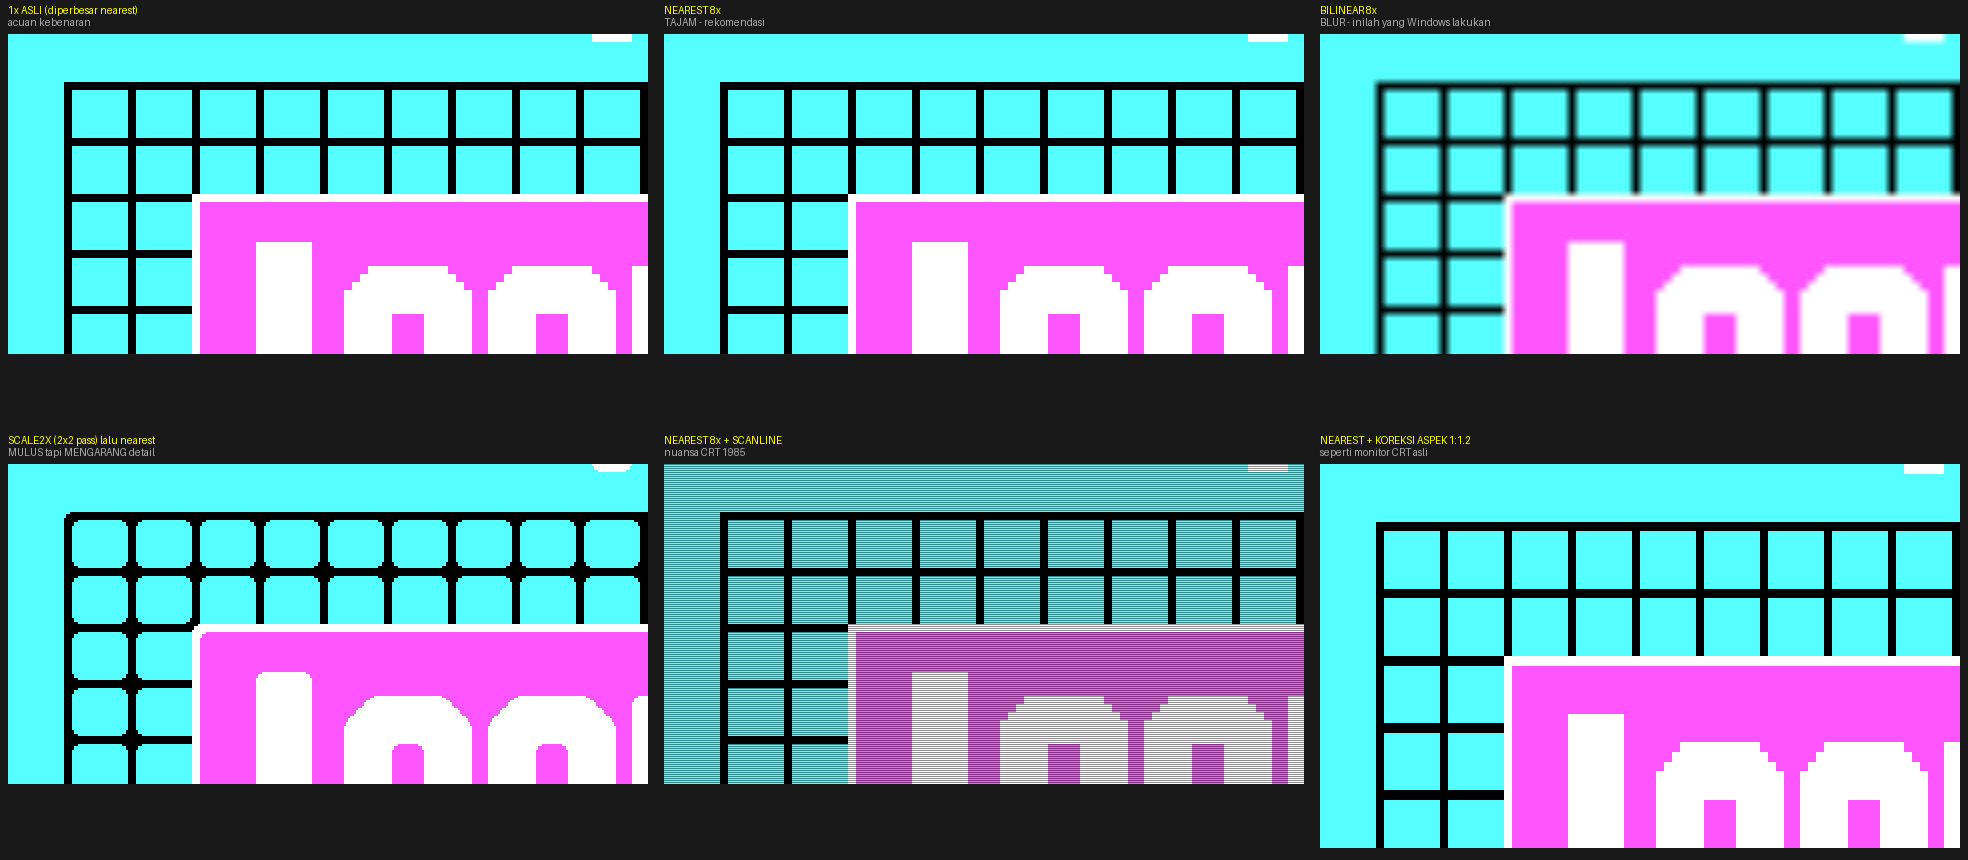

The Python source for this figure:
"""Demo: apa yang terjadi pada pixel CGA dengan berbagai strategi scaling."""
from PIL import Image, ImageDraw

D = r"C:\Projects\Creative_Contraptions\work"
CGA = [(0, 0, 0), (85, 255, 255), (255, 85, 255), (255, 255, 255)]


def decode_e4(data):
    out = bytearray()
    i, n = 0, len(data)
    while i < n:
        if data[i] == 0xE4 and i + 2 < n:
            out.extend(bytes([data[i + 2]]) * data[i + 1])
            i += 3
        else:
            out.append(data[i])
            i += 1
    return bytes(out)


def render_cga(dec):
    img = Image.new("RGB", (320, 200), (0, 0, 0))
    px = img.load()
    for row in range(200):
        base = (0x2000 if row & 1 else 0) + (row >> 1) * 80
        if base + 80 > len(dec):
            continue
        for cb in range(80):
            b = dec[base + cb]
            for p in range(4):
                px[cb * 4 + p, row] = CGA[(b >> (6 - 2 * p)) & 3]
    return img


def scale2x(img):
    """Upscaler 'pintar' klasik: menebak diagonal dari tetangga."""
    w, h = img.size
    s = img.load()
    out = Image.new("RGB", (w * 2, h * 2))
    o = out.load()

    def g(x, y):
        return s[min(max(x, 0), w - 1), min(max(y, 0), h - 1)]

    for y in range(h):
        for x in range(w):
            E = g(x, y)
            B, Dd, F, H = g(x, y - 1), g(x - 1, y), g(x + 1, y), g(x, y + 1)
            E0 = Dd if (Dd == B and B != F and Dd != H) else E
            E1 = F if (B == F and B != Dd and F != H) else E
            E2 = Dd if (Dd == H and Dd != B and H != F) else E
            E3 = F if (H == F and Dd != H and B != F) else E
            o[x * 2, y * 2] = E0
            o[x * 2 + 1, y * 2] = E1
            o[x * 2, y * 2 + 1] = E2
            o[x * 2 + 1, y * 2 + 1] = E3
    return out


def scanlines(img, strength=0.45):
    out = img.copy()
    px = out.load()
    for y in range(0, out.height, 2):
        for x in range(out.width):
            r, g_, b = px[x, y]
            px[x, y] = (int(r * (1 - strength)), int(g_ * (1 - strength)), int(b * (1 - strength)))
    return out


raw = open(D + "\\LG.CMP", "rb").read()
full = render_cga(decode_e4(raw))

# Ambil potongan berdetail (teks logo) supaya beda filter terlihat jelas
crop = full.crop((48, 18, 128, 58))   # 80x40 px asli
S = 8
W, H = 80 * S, 40 * S

panels = []
panels.append(("1x ASLI (diperbesar nearest)\nacuan kebenaran",
               crop.resize((W, H), Image.NEAREST)))
panels.append(("NEAREST %dx\nTAJAM - rekomendasi" % S,
               crop.resize((W, H), Image.NEAREST)))
panels.append(("BILINEAR %dx\nBLUR - inilah yang Windows lakukan" % S,
               crop.resize((W, H), Image.BILINEAR)))
s2 = scale2x(scale2x(crop))           # 4x 'pintar'
panels.append(("SCALE2X (2x2 pass) lalu nearest\nMULUS tapi MENGARANG detail",
               s2.resize((W, H), Image.NEAREST)))
panels.append(("NEAREST %dx + SCANLINE\nnuansa CRT 1985" % S,
               scanlines(crop.resize((W, H), Image.NEAREST))))
ar = crop.resize((W, int(H * 1.2)), Image.NEAREST)
panels.append(("NEAREST + KOREKSI ASPEK 1:1.2\nseperti monitor CRT asli",
               ar))

maxh = max(p[1].height for p in panels)
cols = 3
rows = (len(panels) + cols - 1) // cols
sheet = Image.new("RGB", (cols * (W + 16), rows * (maxh + 46)), (25, 25, 25))
dr = ImageDraw.Draw(sheet)
for i, (label, im) in enumerate(panels):
    x = (i % cols) * (W + 16) + 8
    y = (i // cols) * (maxh + 46) + 34
    sheet.paste(im, (x, y))
    for j, line in enumerate(label.split("\n")):
        dr.text((x, y - 30 + j * 12), line, fill=(255, 255, 0) if j == 0 else (170, 170, 170))
sheet.save(D + "\\scale_demo.png")
print("-> scale_demo.png", sheet.size)

# Hitung: skala integer mana yang pas di layar modern
print("\n%-12s %-22s %-22s" % ("Layar", "320x200 murni", "aspek 4:3 (320x240)"))
for name, sw, sh in [("1080p", 1920, 1080), ("1440p", 2560, 1440), ("4K", 3840, 2160)]:
    n1 = min(sw // 320, sh // 200)
    n2 = min(sw // 320, sh // 240)
    print("%-12s %-22s %-22s" % (
        name,
        "%dx -> %dx%d" % (n1, 320 * n1, 200 * n1),
        "%dx -> %dx%d%s" % (n2, 320 * n2, 240 * n2, "  <- TINGGI PAS!" if 240 * n2 == sh else "")))
